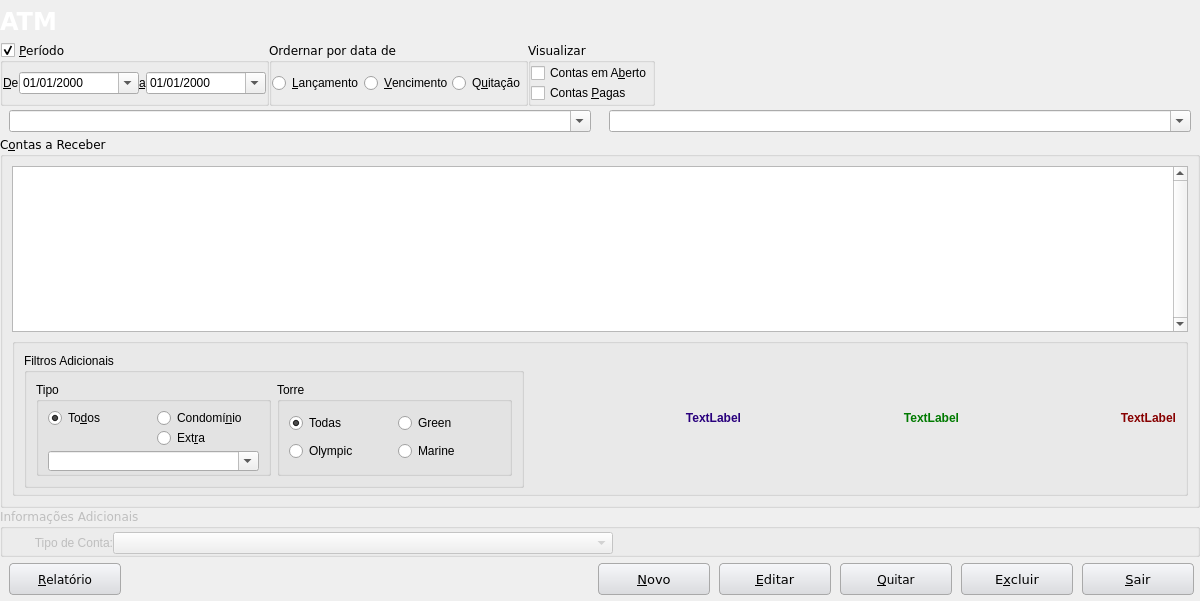
<?xml version="1.0" encoding="UTF-8"?>
<ui version="4.0">
 <class>AccountToReceiveManager</class>
 <widget class="QDialog" name="AccountToReceiveManager">
  <property name="windowModality">
   <enum>Qt::ApplicationModal</enum>
  </property>
  <property name="geometry">
   <rect>
    <x>0</x>
    <y>0</y>
    <width>1200</width>
    <height>601</height>
   </rect>
  </property>
  <property name="maximumSize">
   <size>
    <width>16777215</width>
    <height>16777215</height>
   </size>
  </property>
  <property name="windowTitle">
   <string>Gerenciar Contas a Receber</string>
  </property>
  <property name="windowIcon">
   <iconset resource="../../icons/resources.qrc">
    <normaloff>:/png/marca-m.png</normaloff>:/png/marca-m.png</iconset>
  </property>
  <property name="styleSheet">
   <string notr="true">QPushButton{border: 1px solid darkgrey; border-radius:4px; background-color: qlineargradient(x1: 0, y1: 0, x2: 0, y2: 1, stop: 0 #f6f7fa, stop: 1#dadbde); min-width:110px; min-height: 30px; selection-background-color: rgb(125, 184, 255); } 

QPushButton:focus{ background-image: url(:/png/valortotal.jpg); }

QPushButton::drop-down { width:20px; position:absolute; subcontrol-origin: border; subcontrol-position: right top;
border:1px solid darkgrey; border-top-right-radius:3px; border-bottom-right-radius:3px;  background-color: qlineargradient(x1: 0, y1: 0, x2: 0, y2: 1, stop: 0 #f6f7fa, stop: 1#dadbde); }
QPushButton::down-arrow {     image:url(:/png/down_arrow.png);  } 
QPushButton::down-arrow:on {      top: 1px;      left: 1px;  }

</string>
  </property>
  <layout class="QGridLayout" name="gridLayout_8">
   <property name="leftMargin">
    <number>0</number>
   </property>
   <property name="topMargin">
    <number>0</number>
   </property>
   <property name="rightMargin">
    <number>0</number>
   </property>
   <property name="bottomMargin">
    <number>0</number>
   </property>
   <property name="spacing">
    <number>0</number>
   </property>
   <item row="0" column="0" colspan="2">
    <widget class="QFrame" name="topmenu">
     <property name="sizePolicy">
      <sizepolicy hsizetype="Expanding" vsizetype="Preferred">
       <horstretch>0</horstretch>
       <verstretch>0</verstretch>
      </sizepolicy>
     </property>
     <property name="minimumSize">
      <size>
       <width>1200</width>
       <height>42</height>
      </size>
     </property>
     <property name="maximumSize">
      <size>
       <width>16777215</width>
       <height>16777215</height>
      </size>
     </property>
     <property name="styleSheet">
      <string notr="true">background-image: url(:/png/topright.jpg);</string>
     </property>
     <property name="frameShape">
      <enum>QFrame::NoFrame</enum>
     </property>
     <property name="frameShadow">
      <enum>QFrame::Plain</enum>
     </property>
     <layout class="QHBoxLayout" name="horizontalLayout_5">
      <property name="spacing">
       <number>0</number>
      </property>
      <property name="leftMargin">
       <number>0</number>
      </property>
      <property name="topMargin">
       <number>0</number>
      </property>
      <property name="rightMargin">
       <number>0</number>
      </property>
      <property name="bottomMargin">
       <number>0</number>
      </property>
      <item>
       <widget class="QLabel" name="labelStatus">
        <property name="enabled">
         <bool>false</bool>
        </property>
        <property name="sizePolicy">
         <sizepolicy hsizetype="Expanding" vsizetype="Preferred">
          <horstretch>0</horstretch>
          <verstretch>0</verstretch>
         </sizepolicy>
        </property>
        <property name="minimumSize">
         <size>
          <width>1200</width>
          <height>42</height>
         </size>
        </property>
        <property name="palette">
         <palette>
          <active>
           <colorrole role="WindowText">
            <brush brushstyle="SolidPattern">
             <color alpha="255">
              <red>255</red>
              <green>255</green>
              <blue>255</blue>
             </color>
            </brush>
           </colorrole>
           <colorrole role="Button">
            <brush brushstyle="SolidPattern">
             <color alpha="255">
              <red>0</red>
              <green>0</green>
              <blue>0</blue>
             </color>
            </brush>
           </colorrole>
           <colorrole role="Text">
            <brush brushstyle="SolidPattern">
             <color alpha="255">
              <red>255</red>
              <green>255</green>
              <blue>255</blue>
             </color>
            </brush>
           </colorrole>
           <colorrole role="ButtonText">
            <brush brushstyle="SolidPattern">
             <color alpha="255">
              <red>255</red>
              <green>255</green>
              <blue>255</blue>
             </color>
            </brush>
           </colorrole>
           <colorrole role="Base">
            <brush brushstyle="SolidPattern">
             <color alpha="255">
              <red>0</red>
              <green>0</green>
              <blue>0</blue>
             </color>
            </brush>
           </colorrole>
           <colorrole role="Window">
            <brush brushstyle="SolidPattern">
             <color alpha="255">
              <red>0</red>
              <green>0</green>
              <blue>0</blue>
             </color>
            </brush>
           </colorrole>
          </active>
          <inactive>
           <colorrole role="WindowText">
            <brush brushstyle="SolidPattern">
             <color alpha="255">
              <red>255</red>
              <green>255</green>
              <blue>255</blue>
             </color>
            </brush>
           </colorrole>
           <colorrole role="Button">
            <brush brushstyle="SolidPattern">
             <color alpha="255">
              <red>0</red>
              <green>0</green>
              <blue>0</blue>
             </color>
            </brush>
           </colorrole>
           <colorrole role="Text">
            <brush brushstyle="SolidPattern">
             <color alpha="255">
              <red>255</red>
              <green>255</green>
              <blue>255</blue>
             </color>
            </brush>
           </colorrole>
           <colorrole role="ButtonText">
            <brush brushstyle="SolidPattern">
             <color alpha="255">
              <red>255</red>
              <green>255</green>
              <blue>255</blue>
             </color>
            </brush>
           </colorrole>
           <colorrole role="Base">
            <brush brushstyle="SolidPattern">
             <color alpha="255">
              <red>0</red>
              <green>0</green>
              <blue>0</blue>
             </color>
            </brush>
           </colorrole>
           <colorrole role="Window">
            <brush brushstyle="SolidPattern">
             <color alpha="255">
              <red>0</red>
              <green>0</green>
              <blue>0</blue>
             </color>
            </brush>
           </colorrole>
          </inactive>
          <disabled>
           <colorrole role="WindowText">
            <brush brushstyle="SolidPattern">
             <color alpha="255">
              <red>255</red>
              <green>255</green>
              <blue>255</blue>
             </color>
            </brush>
           </colorrole>
           <colorrole role="Button">
            <brush brushstyle="SolidPattern">
             <color alpha="255">
              <red>0</red>
              <green>0</green>
              <blue>0</blue>
             </color>
            </brush>
           </colorrole>
           <colorrole role="Text">
            <brush brushstyle="SolidPattern">
             <color alpha="255">
              <red>255</red>
              <green>255</green>
              <blue>255</blue>
             </color>
            </brush>
           </colorrole>
           <colorrole role="ButtonText">
            <brush brushstyle="SolidPattern">
             <color alpha="255">
              <red>255</red>
              <green>255</green>
              <blue>255</blue>
             </color>
            </brush>
           </colorrole>
           <colorrole role="Base">
            <brush brushstyle="SolidPattern">
             <color alpha="255">
              <red>0</red>
              <green>0</green>
              <blue>0</blue>
             </color>
            </brush>
           </colorrole>
           <colorrole role="Window">
            <brush brushstyle="SolidPattern">
             <color alpha="255">
              <red>0</red>
              <green>0</green>
              <blue>0</blue>
             </color>
            </brush>
           </colorrole>
          </disabled>
         </palette>
        </property>
        <property name="font">
         <font>
          <family>Verdana</family>
          <pointsize>18</pointsize>
          <weight>75</weight>
          <bold>true</bold>
         </font>
        </property>
        <property name="styleSheet">
         <string notr="true">image: url(:/png/barra-superior-ok.jpg);</string>
        </property>
        <property name="frameShape">
         <enum>QFrame::NoFrame</enum>
        </property>
        <property name="frameShadow">
         <enum>QFrame::Plain</enum>
        </property>
        <property name="lineWidth">
         <number>1</number>
        </property>
        <property name="text">
         <string>ATM</string>
        </property>
        <property name="textFormat">
         <enum>Qt::AutoText</enum>
        </property>
        <property name="alignment">
         <set>Qt::AlignLeading|Qt::AlignLeft|Qt::AlignVCenter</set>
        </property>
        <property name="wordWrap">
         <bool>false</bool>
        </property>
        <property name="textInteractionFlags">
         <set>Qt::NoTextInteraction</set>
        </property>
       </widget>
      </item>
     </layout>
    </widget>
   </item>
   <item row="2" column="0" colspan="2">
    <layout class="QHBoxLayout" name="horizontalLayout_2">
     <item>
      <widget class="DSMGroupBoxEnter" name="groupBoxAccountType" native="true">
       <property name="font">
        <font>
         <family>Verdana</family>
         <pointsize>9</pointsize>
        </font>
       </property>
       <property name="title" stdset="0">
        <string>&amp;Filtrar por Tipo de Conta</string>
       </property>
       <property name="flat" stdset="0">
        <bool>false</bool>
       </property>
       <property name="checkable" stdset="0">
        <bool>true</bool>
       </property>
       <property name="checked" stdset="0">
        <bool>false</bool>
       </property>
       <layout class="QGridLayout" name="gridLayout_7">
        <property name="leftMargin">
         <number>9</number>
        </property>
        <property name="topMargin">
         <number>4</number>
        </property>
        <property name="bottomMargin">
         <number>4</number>
        </property>
        <item row="0" column="0">
         <widget class="DSMComboBoxEnter" name="comboBoxAccountTypeFilter">
          <property name="minimumSize">
           <size>
            <width>236</width>
            <height>0</height>
           </size>
          </property>
          <property name="maximumSize">
           <size>
            <width>16777215</width>
            <height>16777215</height>
           </size>
          </property>
          <property name="editable">
           <bool>true</bool>
          </property>
         </widget>
        </item>
       </layout>
      </widget>
     </item>
     <item>
      <widget class="DSMGroupBoxEnter" name="groupBoxClient" native="true">
       <property name="minimumSize">
        <size>
         <width>0</width>
         <height>0</height>
        </size>
       </property>
       <property name="font">
        <font>
         <family>Verdana</family>
         <pointsize>9</pointsize>
        </font>
       </property>
       <property name="title" stdset="0">
        <string>Filtrar por &amp;Devedor</string>
       </property>
       <property name="checkable" stdset="0">
        <bool>true</bool>
       </property>
       <property name="checked" stdset="0">
        <bool>false</bool>
       </property>
       <layout class="QGridLayout" name="gridLayout_6">
        <property name="topMargin">
         <number>4</number>
        </property>
        <property name="bottomMargin">
         <number>4</number>
        </property>
        <item row="0" column="0">
         <widget class="DSMComboBoxEnter" name="comboBoxClientFilter">
          <property name="minimumSize">
           <size>
            <width>236</width>
            <height>0</height>
           </size>
          </property>
          <property name="maximumSize">
           <size>
            <width>16777215</width>
            <height>16777215</height>
           </size>
          </property>
          <property name="editable">
           <bool>true</bool>
          </property>
         </widget>
        </item>
       </layout>
      </widget>
     </item>
    </layout>
   </item>
   <item row="3" column="0" colspan="2">
    <widget class="QGroupBox" name="groupBoxAccounts">
     <property name="font">
      <font>
       <family>Verdana</family>
       <pointsize>9</pointsize>
      </font>
     </property>
     <property name="title">
      <string>C&amp;ontas a Receber</string>
     </property>
     <property name="alignment">
      <set>Qt::AlignLeading|Qt::AlignLeft|Qt::AlignTop</set>
     </property>
     <layout class="QGridLayout" name="gridLayout">
      <property name="leftMargin">
       <number>9</number>
      </property>
      <property name="topMargin">
       <number>9</number>
      </property>
      <property name="rightMargin">
       <number>9</number>
      </property>
      <property name="bottomMargin">
       <number>9</number>
      </property>
      <property name="spacing">
       <number>6</number>
      </property>
      <item row="0" column="0">
       <widget class="QRadTableViewSearch" name="tableViewAccountToReceive">
        <property name="font">
         <font>
          <family>Verdana</family>
          <pointsize>8</pointsize>
         </font>
        </property>
        <property name="focusPolicy">
         <enum>Qt::WheelFocus</enum>
        </property>
        <property name="styleSheet">
         <string notr="true">QHeaderView::section {     background-color: qlineargradient(x1:0, y1:0, x2:0, y2:1, stop:0 #3C9FE1, stop: 0.5 #308AC7, stop: 0.6 #1C79B7, stop:1 #267BB3); color: white; border: 1.1px solid #ABDEFF; min-height: 15px; min-width: 20px;};

selection-background-color: rgb(102, 176, 239);
selection-color: rgb(255, 255, 255);</string>
        </property>
        <property name="verticalScrollBarPolicy">
         <enum>Qt::ScrollBarAlwaysOn</enum>
        </property>
        <property name="tabKeyNavigation">
         <bool>false</bool>
        </property>
        <property name="selectionBehavior">
         <enum>QAbstractItemView::SelectRows</enum>
        </property>
        <attribute name="horizontalHeaderDefaultSectionSize">
         <number>50</number>
        </attribute>
        <attribute name="horizontalHeaderMinimumSectionSize">
         <number>20</number>
        </attribute>
        <attribute name="verticalHeaderVisible">
         <bool>false</bool>
        </attribute>
        <attribute name="verticalHeaderDefaultSectionSize">
         <number>20</number>
        </attribute>
        <attribute name="verticalHeaderMinimumSectionSize">
         <number>18</number>
        </attribute>
       </widget>
      </item>
      <item row="1" column="0">
       <widget class="QGroupBox" name="groupBox">
        <property name="minimumSize">
         <size>
          <width>0</width>
          <height>100</height>
         </size>
        </property>
        <property name="title">
         <string/>
        </property>
        <layout class="QHBoxLayout" name="horizontalLayout_6">
         <item>
          <widget class="QGroupBox" name="groupBox_6">
           <property name="minimumSize">
            <size>
             <width>500</width>
             <height>135</height>
            </size>
           </property>
           <property name="title">
            <string>Filtros Adicionais</string>
           </property>
           <layout class="QHBoxLayout" name="horizontalLayout_7">
            <item>
             <widget class="QGroupBox" name="groupBox_7">
              <property name="title">
               <string>Tipo</string>
              </property>
              <layout class="QGridLayout" name="gridLayout_9">
               <item row="0" column="0">
                <widget class="QRadioButton" name="radioButtonAllType">
                 <property name="text">
                  <string>To&amp;dos</string>
                 </property>
                 <property name="checked">
                  <bool>true</bool>
                 </property>
                </widget>
               </item>
               <item row="1" column="1">
                <widget class="QRadioButton" name="radioButtonTxExtra">
                 <property name="text">
                  <string>Ext&amp;ra</string>
                 </property>
                </widget>
               </item>
               <item row="0" column="1">
                <widget class="QRadioButton" name="radioButtonTxCond">
                 <property name="text">
                  <string>Condomí&amp;nio</string>
                 </property>
                </widget>
               </item>
               <item row="2" column="0" colspan="2">
                <widget class="SComboBox" name="comboBoxTypeTxExtr">
                 <property name="minimumSize">
                  <size>
                   <width>164</width>
                   <height>20</height>
                  </size>
                 </property>
                 <property name="editable">
                  <bool>true</bool>
                 </property>
                </widget>
               </item>
              </layout>
             </widget>
            </item>
            <item>
             <widget class="QGroupBox" name="groupBox_8">
              <property name="title">
               <string>Torre</string>
              </property>
              <layout class="QGridLayout" name="gridLayout_10">
               <item row="0" column="0">
                <widget class="QRadioButton" name="radioButtonAllTower">
                 <property name="text">
                  <string>Todas</string>
                 </property>
                 <property name="checked">
                  <bool>true</bool>
                 </property>
                </widget>
               </item>
               <item row="0" column="1">
                <widget class="QRadioButton" name="radioButtonGreen">
                 <property name="text">
                  <string>Green</string>
                 </property>
                </widget>
               </item>
               <item row="1" column="0">
                <widget class="QRadioButton" name="radioButtonOlympic">
                 <property name="text">
                  <string>Olympic</string>
                 </property>
                </widget>
               </item>
               <item row="1" column="1">
                <widget class="QRadioButton" name="radioButtonMarine">
                 <property name="text">
                  <string>Marine</string>
                 </property>
                </widget>
               </item>
              </layout>
             </widget>
            </item>
           </layout>
          </widget>
         </item>
         <item>
          <widget class="QLabel" name="labelPagar">
           <property name="font">
            <font>
             <pointsize>9</pointsize>
             <weight>75</weight>
             <bold>true</bold>
            </font>
           </property>
           <property name="styleSheet">
            <string notr="true">color: rgb(41, 0, 125);</string>
           </property>
           <property name="text">
            <string>TextLabel</string>
           </property>
           <property name="alignment">
            <set>Qt::AlignRight|Qt::AlignTrailing|Qt::AlignVCenter</set>
           </property>
           <property name="textInteractionFlags">
            <set>Qt::LinksAccessibleByMouse|Qt::TextSelectableByMouse</set>
           </property>
          </widget>
         </item>
         <item>
          <widget class="QLabel" name="labelPago">
           <property name="font">
            <font>
             <weight>75</weight>
             <bold>true</bold>
            </font>
           </property>
           <property name="styleSheet">
            <string notr="true">color: rgb(0, 122, 0);</string>
           </property>
           <property name="text">
            <string>TextLabel</string>
           </property>
           <property name="alignment">
            <set>Qt::AlignRight|Qt::AlignTrailing|Qt::AlignVCenter</set>
           </property>
           <property name="textInteractionFlags">
            <set>Qt::LinksAccessibleByMouse|Qt::TextSelectableByMouse</set>
           </property>
          </widget>
         </item>
         <item>
          <widget class="QLabel" name="labelSaldo">
           <property name="font">
            <font>
             <weight>75</weight>
             <bold>true</bold>
            </font>
           </property>
           <property name="styleSheet">
            <string notr="true">color: rgb(135, 0, 0);</string>
           </property>
           <property name="text">
            <string>TextLabel</string>
           </property>
           <property name="alignment">
            <set>Qt::AlignRight|Qt::AlignTrailing|Qt::AlignVCenter</set>
           </property>
           <property name="textInteractionFlags">
            <set>Qt::LinksAccessibleByMouse|Qt::TextSelectableByMouse</set>
           </property>
          </widget>
         </item>
        </layout>
       </widget>
      </item>
     </layout>
    </widget>
   </item>
   <item row="4" column="0" colspan="2">
    <widget class="QGroupBox" name="groupBox_5">
     <property name="enabled">
      <bool>false</bool>
     </property>
     <property name="font">
      <font>
       <family>Verdana</family>
       <pointsize>9</pointsize>
      </font>
     </property>
     <property name="title">
      <string>Informações Adicionais</string>
     </property>
     <property name="alignment">
      <set>Qt::AlignLeading|Qt::AlignLeft|Qt::AlignTop</set>
     </property>
     <layout class="QGridLayout" name="gridLayout_2">
      <property name="leftMargin">
       <number>0</number>
      </property>
      <property name="topMargin">
       <number>3</number>
      </property>
      <property name="rightMargin">
       <number>0</number>
      </property>
      <property name="bottomMargin">
       <number>0</number>
      </property>
      <property name="spacing">
       <number>0</number>
      </property>
      <item row="0" column="0">
       <widget class="QLabel" name="label">
        <property name="minimumSize">
         <size>
          <width>110</width>
          <height>0</height>
         </size>
        </property>
        <property name="maximumSize">
         <size>
          <width>110</width>
          <height>16777215</height>
         </size>
        </property>
        <property name="text">
         <string>Tipo de Conta:</string>
        </property>
        <property name="alignment">
         <set>Qt::AlignRight|Qt::AlignTrailing|Qt::AlignVCenter</set>
        </property>
       </widget>
      </item>
      <item row="0" column="1">
       <widget class="QComboBox" name="comboBoxAccountType">
        <property name="minimumSize">
         <size>
          <width>500</width>
          <height>0</height>
         </size>
        </property>
        <property name="maximumSize">
         <size>
          <width>500</width>
          <height>16777215</height>
         </size>
        </property>
       </widget>
      </item>
      <item row="0" column="2">
       <spacer name="horizontalSpacer_3">
        <property name="orientation">
         <enum>Qt::Horizontal</enum>
        </property>
        <property name="sizeHint" stdset="0">
         <size>
          <width>40</width>
          <height>20</height>
         </size>
        </property>
       </spacer>
      </item>
     </layout>
    </widget>
   </item>
   <item row="5" column="0" colspan="2">
    <layout class="QHBoxLayout" name="horizontalLayout_3">
     <property name="spacing">
      <number>9</number>
     </property>
     <property name="leftMargin">
      <number>0</number>
     </property>
     <property name="topMargin">
      <number>6</number>
     </property>
     <property name="rightMargin">
      <number>6</number>
     </property>
     <property name="bottomMargin">
      <number>6</number>
     </property>
     <item>
      <layout class="QHBoxLayout" name="horizontalLayout_4">
       <property name="leftMargin">
        <number>9</number>
       </property>
       <property name="rightMargin">
        <number>100</number>
       </property>
       <item>
        <widget class="QPushButton" name="btnReport">
         <property name="minimumSize">
          <size>
           <width>112</width>
           <height>32</height>
          </size>
         </property>
         <property name="maximumSize">
          <size>
           <width>110</width>
           <height>16777215</height>
          </size>
         </property>
         <property name="font">
          <font>
           <family>Verdana</family>
          </font>
         </property>
         <property name="text">
          <string>&amp;Relatório</string>
         </property>
         <property name="icon">
          <iconset resource="../../icons/resources.qrc">
           <normaloff>:/png/print-icon.png</normaloff>:/png/print-icon.png</iconset>
         </property>
         <property name="iconSize">
          <size>
           <width>24</width>
           <height>24</height>
          </size>
         </property>
        </widget>
       </item>
       <item>
        <spacer name="horizontalSpacer_2">
         <property name="orientation">
          <enum>Qt::Horizontal</enum>
         </property>
         <property name="sizeHint" stdset="0">
          <size>
           <width>40</width>
           <height>20</height>
          </size>
         </property>
        </spacer>
       </item>
      </layout>
     </item>
     <item>
      <widget class="QPushButton" name="btnNew">
       <property name="minimumSize">
        <size>
         <width>112</width>
         <height>32</height>
        </size>
       </property>
       <property name="maximumSize">
        <size>
         <width>110</width>
         <height>16777215</height>
        </size>
       </property>
       <property name="font">
        <font>
         <family>Verdana</family>
         <pointsize>10</pointsize>
        </font>
       </property>
       <property name="text">
        <string>&amp;Novo</string>
       </property>
       <property name="icon">
        <iconset resource="../../icons/resources.qrc">
         <normaloff>:/png/add-icon.png</normaloff>:/png/add-icon.png</iconset>
       </property>
       <property name="iconSize">
        <size>
         <width>24</width>
         <height>24</height>
        </size>
       </property>
      </widget>
     </item>
     <item>
      <widget class="QPushButton" name="btnEdit">
       <property name="minimumSize">
        <size>
         <width>112</width>
         <height>32</height>
        </size>
       </property>
       <property name="maximumSize">
        <size>
         <width>110</width>
         <height>16777215</height>
        </size>
       </property>
       <property name="font">
        <font>
         <family>Verdana</family>
         <pointsize>10</pointsize>
        </font>
       </property>
       <property name="text">
        <string>&amp;Editar</string>
       </property>
       <property name="icon">
        <iconset resource="../../icons/resources.qrc">
         <normaloff>:/png/edit-icon.png</normaloff>:/png/edit-icon.png</iconset>
       </property>
       <property name="iconSize">
        <size>
         <width>24</width>
         <height>24</height>
        </size>
       </property>
      </widget>
     </item>
     <item>
      <widget class="QPushButton" name="btnPay">
       <property name="minimumSize">
        <size>
         <width>112</width>
         <height>32</height>
        </size>
       </property>
       <property name="maximumSize">
        <size>
         <width>110</width>
         <height>16777215</height>
        </size>
       </property>
       <property name="font">
        <font>
         <family>Verdana</family>
        </font>
       </property>
       <property name="text">
        <string>&amp;Quitar</string>
       </property>
       <property name="icon">
        <iconset resource="../../icons/resources.qrc">
         <normaloff>:/png/money-icon.png</normaloff>:/png/money-icon.png</iconset>
       </property>
       <property name="iconSize">
        <size>
         <width>24</width>
         <height>24</height>
        </size>
       </property>
       <property name="checkable">
        <bool>false</bool>
       </property>
       <property name="autoExclusive">
        <bool>false</bool>
       </property>
       <property name="autoDefault">
        <bool>true</bool>
       </property>
       <property name="flat">
        <bool>false</bool>
       </property>
      </widget>
     </item>
     <item>
      <widget class="QPushButton" name="btnDel">
       <property name="minimumSize">
        <size>
         <width>112</width>
         <height>32</height>
        </size>
       </property>
       <property name="maximumSize">
        <size>
         <width>110</width>
         <height>16777215</height>
        </size>
       </property>
       <property name="font">
        <font>
         <family>Verdana</family>
         <pointsize>10</pointsize>
        </font>
       </property>
       <property name="text">
        <string>E&amp;xcluir</string>
       </property>
       <property name="icon">
        <iconset resource="../../icons/resources.qrc">
         <normaloff>:/png/remove-icon.png</normaloff>:/png/remove-icon.png</iconset>
       </property>
       <property name="iconSize">
        <size>
         <width>24</width>
         <height>24</height>
        </size>
       </property>
      </widget>
     </item>
     <item>
      <widget class="QPushButton" name="btnExit">
       <property name="minimumSize">
        <size>
         <width>112</width>
         <height>32</height>
        </size>
       </property>
       <property name="maximumSize">
        <size>
         <width>110</width>
         <height>16777215</height>
        </size>
       </property>
       <property name="font">
        <font>
         <family>Verdana</family>
         <pointsize>10</pointsize>
        </font>
       </property>
       <property name="text">
        <string>&amp;Sair</string>
       </property>
       <property name="icon">
        <iconset resource="../../icons/resources.qrc">
         <normaloff>:/png/shutdown-icon.png</normaloff>:/png/shutdown-icon.png</iconset>
       </property>
       <property name="iconSize">
        <size>
         <width>24</width>
         <height>24</height>
        </size>
       </property>
      </widget>
     </item>
    </layout>
   </item>
   <item row="1" column="0" colspan="2">
    <layout class="QHBoxLayout" name="horizontalLayout">
     <property name="rightMargin">
      <number>0</number>
     </property>
     <item>
      <widget class="QGroupBox" name="groupBoxDate">
       <property name="font">
        <font>
         <family>Verdana</family>
         <pointsize>9</pointsize>
        </font>
       </property>
       <property name="title">
        <string>&amp;Período</string>
       </property>
       <property name="checkable">
        <bool>true</bool>
       </property>
       <layout class="QGridLayout" name="gridLayout_3">
        <property name="leftMargin">
         <number>0</number>
        </property>
        <property name="topMargin">
         <number>0</number>
        </property>
        <property name="rightMargin">
         <number>0</number>
        </property>
        <property name="bottomMargin">
         <number>0</number>
        </property>
        <property name="spacing">
         <number>0</number>
        </property>
        <item row="0" column="1">
         <widget class="QLabel" name="label_4">
          <property name="text">
           <string>&amp;De</string>
          </property>
          <property name="buddy">
           <cstring>dateEditStart</cstring>
          </property>
         </widget>
        </item>
        <item row="0" column="2">
         <widget class="DSMDateEditEnter" name="dateEditStart">
          <property name="minimumSize">
           <size>
            <width>120</width>
            <height>0</height>
           </size>
          </property>
          <property name="displayFormat">
           <string>dd/MM/yyyy</string>
          </property>
          <property name="calendarPopup">
           <bool>true</bool>
          </property>
         </widget>
        </item>
        <item row="0" column="3">
         <widget class="QLabel" name="label_5">
          <property name="text">
           <string>&amp;a</string>
          </property>
          <property name="buddy">
           <cstring>dateEditEnd</cstring>
          </property>
         </widget>
        </item>
        <item row="0" column="4">
         <widget class="DSMDateEditEnter" name="dateEditEnd">
          <property name="minimumSize">
           <size>
            <width>120</width>
            <height>0</height>
           </size>
          </property>
          <property name="wrapping">
           <bool>false</bool>
          </property>
          <property name="displayFormat">
           <string>dd/MM/yyyy</string>
          </property>
          <property name="calendarPopup">
           <bool>true</bool>
          </property>
         </widget>
        </item>
       </layout>
      </widget>
     </item>
     <item>
      <widget class="QGroupBox" name="groupBox_4">
       <property name="font">
        <font>
         <family>Verdana</family>
         <pointsize>9</pointsize>
        </font>
       </property>
       <property name="title">
        <string>Ordernar por data de</string>
       </property>
       <layout class="QGridLayout" name="gridLayout_5">
        <property name="leftMargin">
         <number>0</number>
        </property>
        <property name="topMargin">
         <number>0</number>
        </property>
        <property name="rightMargin">
         <number>0</number>
        </property>
        <property name="bottomMargin">
         <number>0</number>
        </property>
        <property name="spacing">
         <number>0</number>
        </property>
        <item row="0" column="0">
         <widget class="QRadioButton" name="radioButtonIssueDate">
          <property name="text">
           <string>&amp;Lançamento</string>
          </property>
         </widget>
        </item>
        <item row="0" column="1">
         <widget class="QRadioButton" name="radioButtonVencDate">
          <property name="text">
           <string>&amp;Vencimento</string>
          </property>
         </widget>
        </item>
        <item row="0" column="2">
         <widget class="QRadioButton" name="radioButtonPaidDate">
          <property name="text">
           <string>Q&amp;uitação</string>
          </property>
         </widget>
        </item>
       </layout>
      </widget>
     </item>
     <item>
      <widget class="QGroupBox" name="groupBox_3">
       <property name="font">
        <font>
         <family>Verdana</family>
         <pointsize>9</pointsize>
        </font>
       </property>
       <property name="title">
        <string>Visualizar</string>
       </property>
       <layout class="QGridLayout" name="gridLayout_4">
        <property name="leftMargin">
         <number>0</number>
        </property>
        <property name="topMargin">
         <number>0</number>
        </property>
        <property name="rightMargin">
         <number>0</number>
        </property>
        <property name="bottomMargin">
         <number>0</number>
        </property>
        <property name="spacing">
         <number>0</number>
        </property>
        <item row="0" column="0">
         <widget class="QCheckBox" name="checkBoxAccountOpen">
          <property name="text">
           <string>Contas em A&amp;berto</string>
          </property>
         </widget>
        </item>
        <item row="1" column="0">
         <widget class="QCheckBox" name="checkBoxAccountPaid">
          <property name="text">
           <string>Contas &amp;Pagas</string>
          </property>
         </widget>
        </item>
       </layout>
      </widget>
     </item>
     <item>
      <spacer name="horizontalSpacer">
       <property name="orientation">
        <enum>Qt::Horizontal</enum>
       </property>
       <property name="sizeHint" stdset="0">
        <size>
         <width>40</width>
         <height>20</height>
        </size>
       </property>
      </spacer>
     </item>
    </layout>
   </item>
  </layout>
 </widget>
 <customwidgets>
  <customwidget>
   <class>QRadTableViewSearch</class>
   <extends>QTableView</extends>
   <header location="global">qradtableviewsearch.h</header>
  </customwidget>
  <customwidget>
   <class>DSMDateEditEnter</class>
   <extends>QDateEdit</extends>
   <header location="global">dsmdateeditenter.h</header>
  </customwidget>
  <customwidget>
   <class>DSMComboBoxEnter</class>
   <extends>QComboBox</extends>
   <header location="global">dsmcomboboxenter.h</header>
  </customwidget>
  <customwidget>
   <class>DSMGroupBoxEnter</class>
   <extends>QWidget</extends>
   <header>dsmgroupboxenter.h</header>
   <container>1</container>
  </customwidget>
  <customwidget>
   <class>SComboBox</class>
   <extends>QComboBox</extends>
   <header location="global">scombobox.h</header>
  </customwidget>
 </customwidgets>
 <tabstops>
  <tabstop>groupBoxDate</tabstop>
  <tabstop>dateEditStart</tabstop>
  <tabstop>dateEditEnd</tabstop>
  <tabstop>radioButtonIssueDate</tabstop>
  <tabstop>radioButtonVencDate</tabstop>
  <tabstop>radioButtonPaidDate</tabstop>
  <tabstop>checkBoxAccountOpen</tabstop>
  <tabstop>checkBoxAccountPaid</tabstop>
  <tabstop>groupBoxAccountType</tabstop>
  <tabstop>comboBoxAccountTypeFilter</tabstop>
  <tabstop>groupBoxClient</tabstop>
  <tabstop>comboBoxClientFilter</tabstop>
  <tabstop>tableViewAccountToReceive</tabstop>
  <tabstop>comboBoxAccountType</tabstop>
  <tabstop>btnNew</tabstop>
  <tabstop>btnEdit</tabstop>
  <tabstop>btnPay</tabstop>
  <tabstop>btnDel</tabstop>
  <tabstop>btnExit</tabstop>
 </tabstops>
 <resources>
  <include location="../../icons/resources.qrc"/>
  <include location="../../icons/resources.qrc"/>
  <include location="../../icons/resources.qrc"/>
 </resources>
 <connections/>
</ui>
